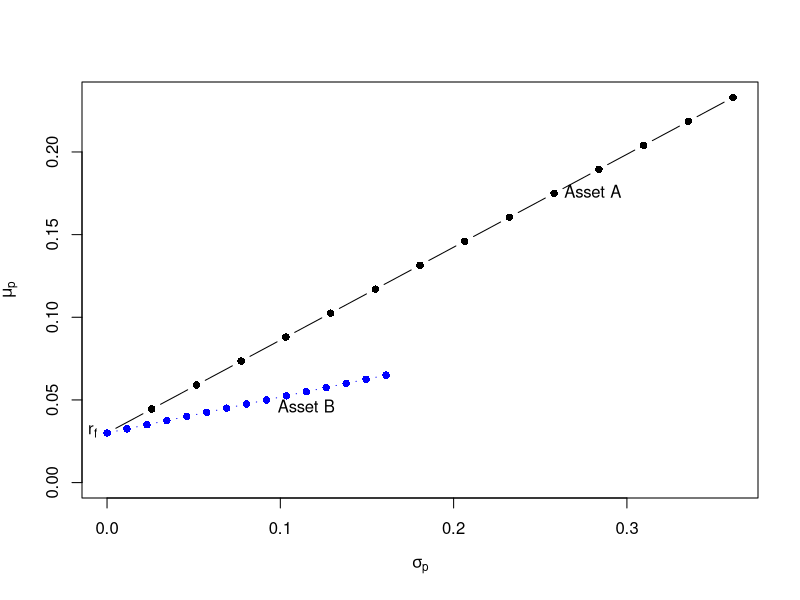
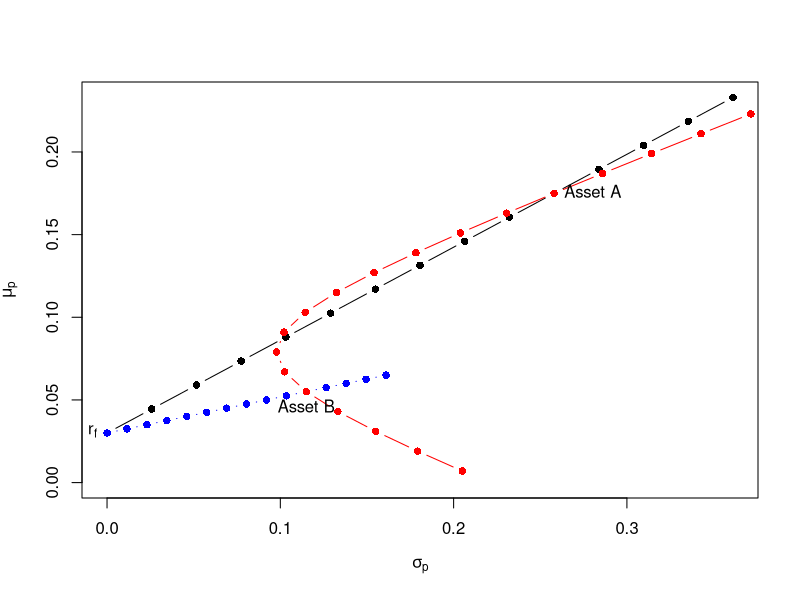
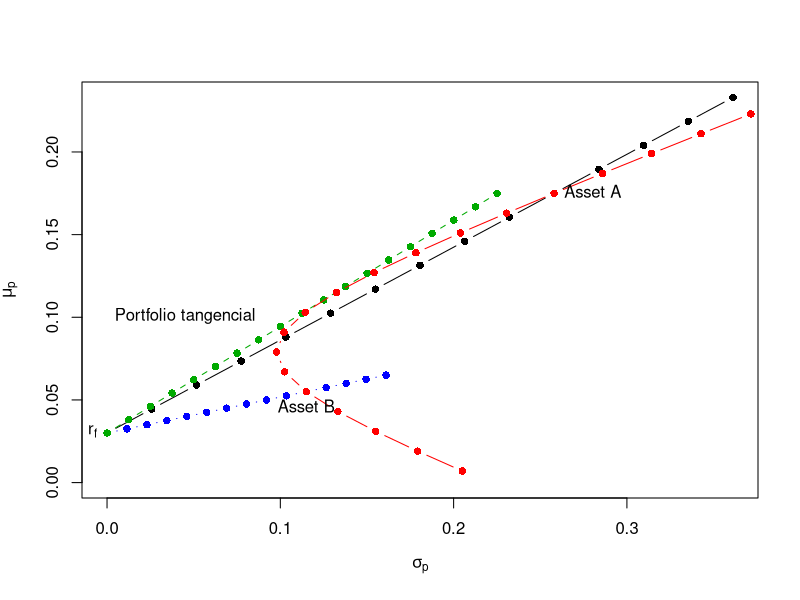

Here is the R script that generated these plots, in order:
# Dados

mu.A = 0.175
sig.A = 0.258
sig2.A = sig.A^2
mu.B = 0.055
sig.B = 0.115
sig2.B = sig.B^2
rho.AB = -0.164
sig.AB = rho.AB*sig.A*sig.B


# Portfolio A e r_f 
rf = 0.03

# RFR + asset A
w.A = seq(from=0, to=1.4, by=0.1)
mu.p.A = rf + w.A*(mu.A - rf)
sig.p.A = w.A*sig.A

# RFR + asset B
w.B = seq(from=0, to=1.4, by=0.1)
mu.p.B = rf + w.B*(mu.B - rf)
sig.p.B = w.B*sig.B

# plot portfolios of T-Bills and assets A and B
plot(sig.p.A, mu.p.A, type="b", col="black", ylim=c(0, max(mu.p.A)),
     xlim=c(0, max(sig.p.A, sig.p.B)), pch=16,
     xlab=expression(sigma[p]), ylab=expression(mu[p]))
points(sig.p.B, mu.p.B, type="b", col="blue", pch=16)
text(x=sig.A, y=mu.A, labels="Asset A", pos=4)
text(x=sig.B, y=mu.B, labels="Asset B", pos=1)
text(x=0, y=rf, labels=expression(r[f]), pos=2)


# Calculo do portfolio tangencial:
top = (mu.A - rf)*sig2.B - (mu.B - rf)*sig.AB
bot = (mu.A - rf)*sig2.B + (mu.B - rf)*sig2.A -
      (mu.A - rf + mu.B - rf)*sig.AB
w.A.T = top/bot
w.B.T = 1 - w.A.T
w.A.T
w.B.T
mu.T = w.A.T*mu.A + w.B.T*mu.B
sig2.T = w.A.T^2 * sig2.A + w.B.T^2 * sig2.B +
             2*w.A.T*w.B.T*sig.AB
sig.T = sqrt(sig2.T)
mu.T
sig.T


# Portfolios
# RFR + asset A
w.A = seq(from=0, to=1.4, by=0.1)
mu.p.A = rf + w.A*(mu.A - rf)
sig.p.A = w.A*sig.A
# RFR + asset B
w.B = seq(from=0, to=1.4, by=0.1)
mu.p.B = rf + w.B*(mu.B - rf)
sig.p.B = w.B*sig.B
# RFR + asset B
w.T = seq(from=0, to=1.8, by=0.1)
mu.p.T = rf + w.T*(mu.T - rf)
sig.p.T = w.T*sig.T
# A + B
w.A = seq(from=-0.4, to=1.4, by=0.1)
w.B = 1 - w.A
mu.p = w.A * mu.A + w.B * mu.B
sig2.p = w.A^2 * sig2.A + w.B^2 * sig2.B + 2 * w.A * w.B * sig.AB
sig.p = sqrt(sig2.p)

# plot portfolios of T-Bills and assets A and B
plot(sig.p.A, mu.p.A, type="b", col="black", ylim=c(0, max(mu.p.A)),
     xlim=c(0, max(sig.p.A, sig.p.B, sig.T)), pch=16,
     xlab=expression(sigma[p]), ylab=expression(mu[p]))
points(sig.p.B, mu.p.B, type="b", col="blue", pch=16)
points(sig.p,   mu.p,   type="b", col="red", pch=16)
text(x=sig.A, y=mu.A, labels="Asset A", pos=4)
text(x=sig.B, y=mu.B, labels="Asset B", pos=1)
text(x=0, y=rf, labels=expression(r[f]), pos=2)


# plot portfolios of T-Bills and assets A and B
plot(sig.p.A, mu.p.A, type="b", col="black", ylim=c(0, max(mu.p.A)),
     xlim=c(0, max(sig.p.A, sig.p.B, sig.T)), pch=16,
     xlab=expression(sigma[p]), ylab=expression(mu[p]))
points(sig.p.B, mu.p.B, type="b", col="blue", pch=16)
points(sig.p.T, mu.p.T, type="b", col="#00AA00", pch=16)
points(sig.p,   mu.p,   type="b", col="red", pch=16)
text(x=sig.A, y=mu.A, labels="Asset A", pos=4)
text(x=sig.B, y=mu.B, labels="Asset B", pos=1)
text(x=sig.T-0.08, y=mu.T, labels="Portfolio tangencial", pos=1)
text(x=0, y=rf, labels=expression(r[f]), pos=2)

